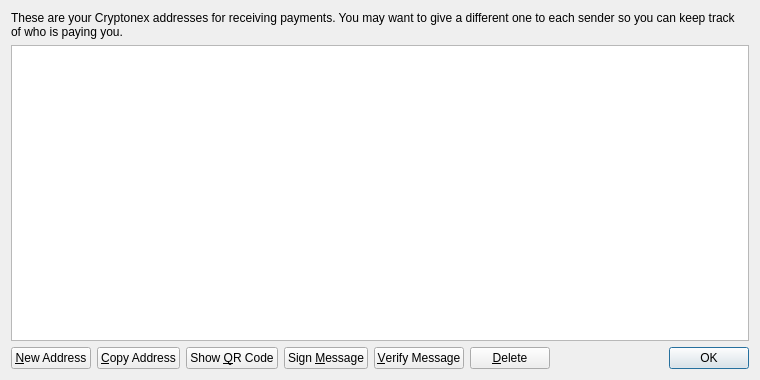
<?xml version="1.0" encoding="UTF-8"?>
<ui version="4.0">
 <class>AddressBookPage</class>
 <widget class="QWidget" name="AddressBookPage">
  <property name="geometry">
   <rect>
    <x>0</x>
    <y>0</y>
    <width>760</width>
    <height>380</height>
   </rect>
  </property>
  <property name="windowTitle">
   <string>Address Book</string>
  </property>
  <layout class="QVBoxLayout" name="verticalLayout">
   <item>
    <widget class="QLabel" name="labelExplanation">
     <property name="text">
      <string>These are your Cryptonex addresses for receiving payments. You may want to give a different one to each sender so you can keep track of who is paying you.</string>
     </property>
     <property name="textFormat">
      <enum>Qt::PlainText</enum>
     </property>
     <property name="wordWrap">
      <bool>true</bool>
     </property>
    </widget>
   </item>
   <item>
    <widget class="QTableView" name="tableView">
     <property name="contextMenuPolicy">
      <enum>Qt::CustomContextMenu</enum>
     </property>
     <property name="toolTip">
      <string>Double-click to edit address or label</string>
     </property>
     <property name="tabKeyNavigation">
      <bool>false</bool>
     </property>
     <property name="alternatingRowColors">
      <bool>true</bool>
     </property>
     <property name="selectionMode">
      <enum>QAbstractItemView::SingleSelection</enum>
     </property>
     <property name="selectionBehavior">
      <enum>QAbstractItemView::SelectRows</enum>
     </property>
     <property name="sortingEnabled">
      <bool>true</bool>
     </property>
     <attribute name="verticalHeaderVisible">
      <bool>false</bool>
     </attribute>
    </widget>
   </item>
   <item>
    <layout class="QHBoxLayout" name="horizontalLayout">
     <item>
      <widget class="QPushButton" name="newAddressButton">
       <property name="toolTip">
        <string>Create a new address</string>
       </property>
       <property name="text">
        <string>&amp;New Address</string>
       </property>
       <property name="icon">
        <iconset resource="../bitcoin.qrc">
         <normaloff>:/icons/add</normaloff>:/icons/add</iconset>
       </property>
      </widget>
     </item>
     <item>
      <widget class="QPushButton" name="copyToClipboard">
       <property name="toolTip">
        <string>Copy the currently selected address to the system clipboard</string>
       </property>
       <property name="text">
        <string>&amp;Copy Address</string>
       </property>
       <property name="icon">
        <iconset resource="../bitcoin.qrc">
         <normaloff>:/icons/editcopy</normaloff>:/icons/editcopy</iconset>
       </property>
      </widget>
     </item>
     <item>
      <widget class="QPushButton" name="showQRCode">
       <property name="text">
        <string>Show &amp;QR Code</string>
       </property>
       <property name="icon">
        <iconset resource="../bitcoin.qrc">
         <normaloff>:/icons/qrcode</normaloff>:/icons/qrcode</iconset>
       </property>
      </widget>
     </item>
     <item>
      <widget class="QPushButton" name="signMessage">
       <property name="toolTip">
        <string>Sign a message to prove you own a Cryptonex address</string>
       </property>
       <property name="text">
        <string>Sign &amp;Message</string>
       </property>
       <property name="icon">
        <iconset resource="../bitcoin.qrc">
         <normaloff>:/icons/edit</normaloff>:/icons/edit</iconset>
       </property>
      </widget>
     </item>
     <item>
      <widget class="QPushButton" name="verifyMessage">
       <property name="toolTip">
        <string>Verify a message to ensure it was signed with a specified Cryptonex address</string>
       </property>
       <property name="text">
        <string>&amp;Verify Message</string>
       </property>
       <property name="icon">
        <iconset resource="../bitcoin.qrc">
         <normaloff>:/icons/transaction_0</normaloff>:/icons/transaction_0</iconset>
       </property>
      </widget>
     </item>
     <item>
      <widget class="QPushButton" name="deleteButton">
       <property name="toolTip">
        <string>Delete the currently selected address from the list</string>
       </property>
       <property name="text">
        <string>&amp;Delete</string>
       </property>
       <property name="icon">
        <iconset resource="../bitcoin.qrc">
         <normaloff>:/icons/remove</normaloff>:/icons/remove</iconset>
       </property>
      </widget>
     </item>
     <item>
      <spacer name="horizontalSpacer">
       <property name="orientation">
        <enum>Qt::Horizontal</enum>
       </property>
       <property name="sizeHint" stdset="0">
        <size>
         <width>40</width>
         <height>20</height>
        </size>
       </property>
      </spacer>
     </item>
     <item>
      <widget class="QDialogButtonBox" name="buttonBox">
       <property name="sizePolicy">
        <sizepolicy hsizetype="Maximum" vsizetype="Fixed">
         <horstretch>0</horstretch>
         <verstretch>0</verstretch>
        </sizepolicy>
       </property>
       <property name="standardButtons">
        <set>QDialogButtonBox::Ok</set>
       </property>
      </widget>
     </item>
    </layout>
   </item>
  </layout>
 </widget>
 <resources>
  <include location="../bitcoin.qrc"/>
 </resources>
 <connections/>
</ui>
